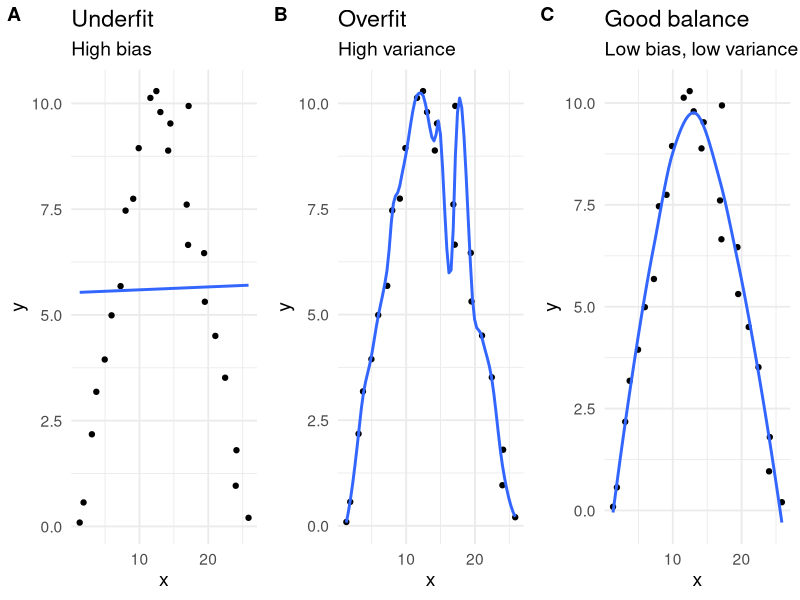

Here is the R script that generated this plot:
library(tidyverse)
library(ggpubr)
df <- tibble(x = 1:25 + rnorm(25, sd = 0.5),
             y = c(0, 1, 2, 3, 4, 5, 6, 7, 8, 9, 9.5, 9.75, 10, 9.75, 9.5,  9, 8, 7, 6, 5, 4, 3, 2, 1, 0) + rnorm(25, sd = 0.5))

underfit <- df %>%
  ggplot(aes(x = x , y = y)) +
  geom_point() +
  geom_smooth(method = "lm", se = FALSE) +
  theme_minimal(base_size = 14) +
  labs(title = "Underfit",
       subtitle = "High bias")


overfit <- df %>%
  ggplot(aes(x = x , y = y)) +
  geom_point() +
  geom_smooth(se = FALSE, span = 0.2) +
  theme_minimal(base_size = 14)+
  labs(title = "Overfit",
       subtitle = "High variance")

goodfit <- df %>%
  ggplot(aes(x = x , y = y)) +
  geom_point() +
  geom_smooth(se = FALSE) +
  theme_minimal(base_size = 14) +
  labs(title = "Good balance",
       subtitle = "Low bias, low variance")

p <- ggarrange(underfit, overfit, goodfit, labels = "AUTO", nrow = 1)
ggsave(p, width = 450, height = 150, dpi = 96, units = "px", filename = "helpfiles/overUnderFit.png", scale = 1.75)
